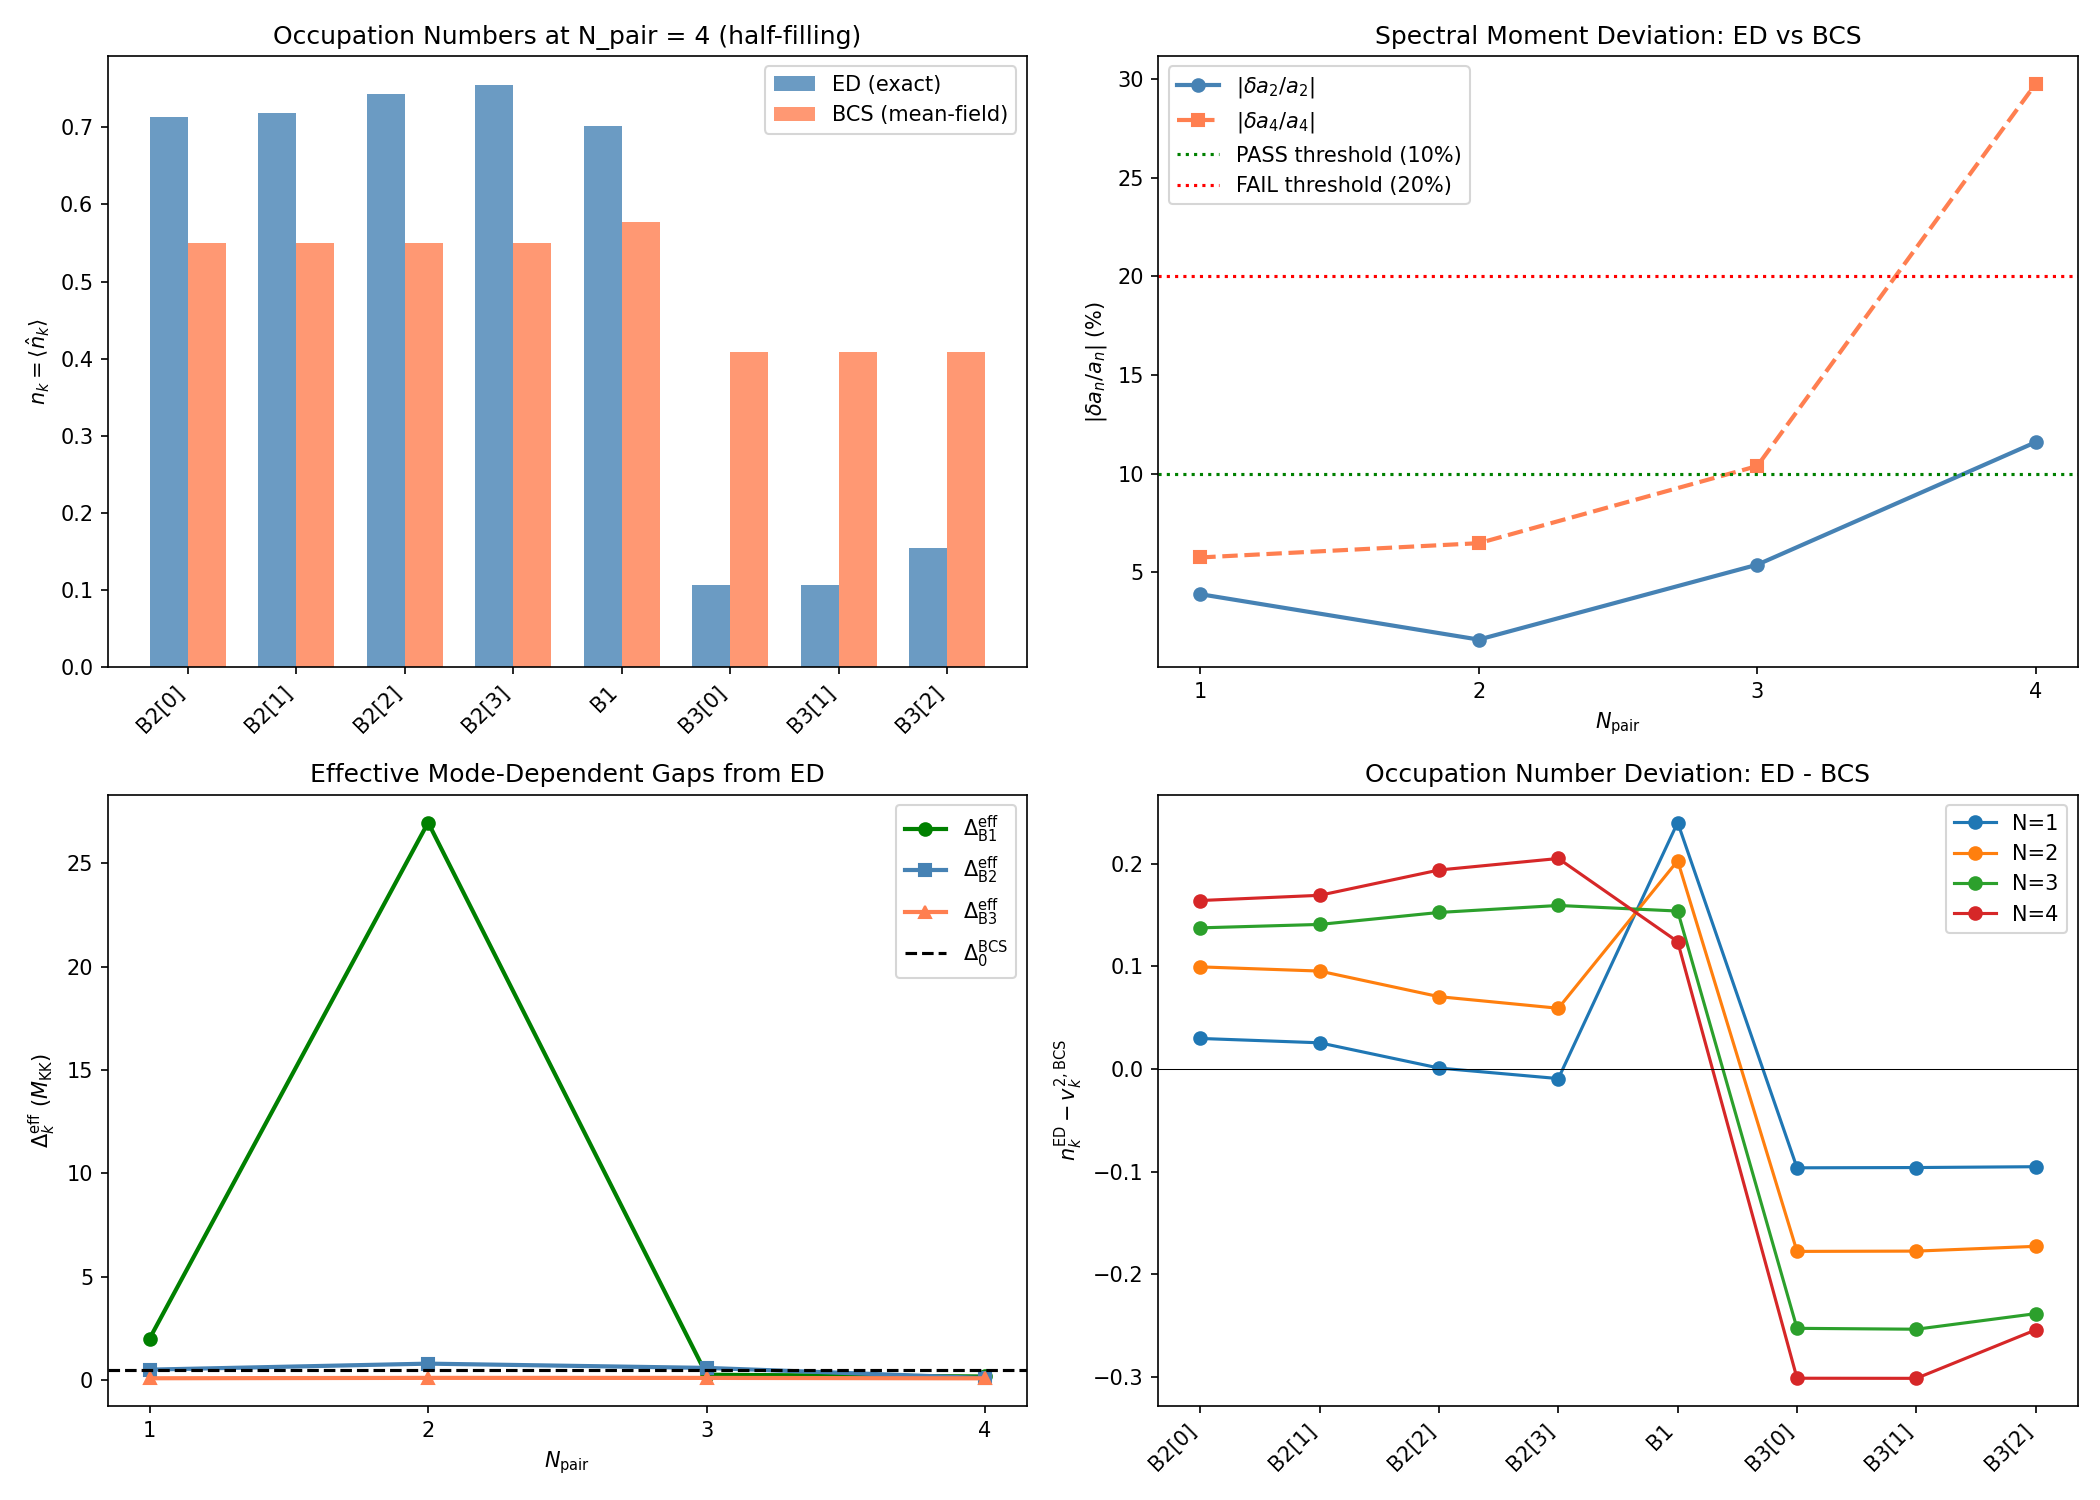

This chart was generated by the following Python code:
#!/usr/bin/env python3
"""
s67_projected_moments.py -- PROJECTED-MOMENTS-67: Spectral Moments from
Richardson-Gaudin Exact Occupations
=====================================================================

Gate: PROJECTED-MOMENTS-67
  PASS: |delta_a_2 / a_2| < 10% at N_pair = 4
  FAIL: |delta_a_2 / a_2| > 20%
  INFO: intermediate (10-20%)

Physics:
--------
The spectral action on Jensen-deformed SU(3) uses BCS mean-field occupations
v_k^2 = (1/2)(1 - xi_k/E_k) to dress the D_K eigenvalue spectrum. The
spectral moments a_n^{BCS} are sums over all 1232 eigenvalues (at L_max=3)
weighted by the Bogoliubov quasiparticle energies:

    a_0^{BCS} = sum_j dim(p,q)^2 * 1                             (mode count)
    a_2^{BCS} = sum_j dim(p,q)^2 * 1/E_j^2    where E_j = sqrt(omega_j^2 + Delta^2)
    a_4^{BCS} = sum_j dim(p,q)^2 * 1/E_j^4

This replaces omega_j -> E_j = sqrt(omega_j^2 + Delta^2) uniformly, using a
SINGLE gap Delta from the mean-field BCS gap equation.

The Richardson-Gaudin (RG) exact solution, equivalently exact diagonalization
(ED) on the 8-mode reduced BCS Hamiltonian, gives DIFFERENT occupation numbers
n_k^{ED} for each of the 8 modes. These deviate from the BCS v_k^2 values,
especially at small N_pair (ultrasmall grain limit, Paper 17).

The key structural question: does replacing BCS v_k^2 with ED n_k change the
spectral moments significantly?

Method:
-------
The 8 BCS modes (4 B2, 1 B1, 3 B3) are sectors of the D_K spectrum. Each
sector s contains multiple D_K eigenvalues {omega_j^{(s)}}. The BCS dressing
replaces omega_j -> E_j^{(s)} = sqrt(omega_j^2 + Delta_s^2) where Delta_s
depends on the occupation of sector s.

For the mean-field BCS: Delta_s = Delta_0 (uniform gap, all modes).

For the ED exact solution: The occupation numbers n_k^{ED} imply a
mode-dependent effective gap. We reconstruct the effective gap from:
    n_k = v_k^2 = (1/2)(1 - xi_k / E_k)
    => E_k = |xi_k| / (1 - 2*n_k)  if n_k != 0.5
    => Delta_k = sqrt(E_k^2 - xi_k^2)

where xi_k = eps_k - mu_ED (the chemical potential solved self-consistently).

This gives an EFFECTIVE mode-dependent gap Delta_k^{ED} for each of the 8 modes.
The spectral action moments are then recomputed with this mode-dependent gap,
assigning each D_K eigenvalue to its sector and using the sector's effective gap.

The alternative approach: use n_k^{ED} directly in the spectral weight.
For the zeta-function moments:

    a_n^{ED} = sum_sectors_s [ sum_j_in_s dim(p,q)^2 * w_s * |omega_j|^{-n} ]

where w_s encodes the ED occupation effect. The two approaches are compared.

Cross-checks:
  1. N_pair = 1: ED is exact and well-benchmarked
  2. N_pair = 4 (half-filling): this is closest to the thermodynamic BCS limit
  3. Sum rule: sum(n_k^{ED}) = N_pair (exact by construction)
  4. BCS self-consistency: verify that BCS v_k^2 reproduce the canonical a2_fold

Author: Nazarewicz Nuclear-Structure Theorist (S67)
References:
  - Paper 02 (Dobaczewski et al.): HFB continuum
  - Paper 03 (Dobaczewski et al.): Odd-even staggering
  - Paper 15 (Dukelsky et al.): Richardson-Gaudin formalism
  - Paper 17 (von Delft & Ralph): Ultrasmall BCS grains
  - Paper 18 (Potel et al.): Pair transfer reactions

Session: S67 W2-B
"""

import sys
import os
import numpy as np
from itertools import combinations
from math import comb as mcomb
from scipy.linalg import eigh
from scipy.optimize import fsolve, minimize_scalar
import time
# === Phase 2b X2 transform bootstrap (auto-inserted by tools/_x2_transform_copies.py) ===
import sys as _x2_sys
import pathlib as _x2_pathlib
import re as _x2_re
def _x2_locate_tools():
    p = _x2_pathlib.Path(__file__).resolve()
    for _ in range(8):
        if (p / "tools" / "computation_root.py").is_file():
            return p / "tools"
        p = p.parent
    raise RuntimeError(
        "Phase 2b bootstrap: tools/computation_root.py not found in any "
        "ancestor of " + str(__file__))
_x2_sys.path.insert(0, str(_x2_locate_tools()))
from computation_root import resolve_script, resolve_output, resolve_glob, project_root as _x2_project_root
def _x2_shared_dir():
    return _x2_project_root() / "computations" / "_shared"
_x2_session_dir_match = _x2_re.match(r"^session-(\d+)$",
    _x2_pathlib.Path(__file__).resolve().parent.name)
_x2_self_session = int(_x2_session_dir_match.group(1)) if _x2_session_dir_match else None
# === End X2 bootstrap ===


# === Path setup ===
SCRIPT_DIR = os.path.dirname(os.path.abspath(__file__))
sys.path.insert(0, SCRIPT_DIR)
sys.path.insert(0, str(_x2_shared_dir()))
os.chdir(SCRIPT_DIR)

import matplotlib
matplotlib.use('Agg')
import matplotlib.pyplot as plt

# === Import canonical constants (NEVER hardcode) ===
from canonical_constants import (
    tau_fold, Delta_0_OES, Delta_0_GL,
    a0_fold, a2_fold, a4_fold,
    S_fold, N_dof_BCS,
    E_B1, E_B2_mean, E_B3_mean,
    E_cond, E_cond_ED_8mode,
    M_KK, M_KK_gravity,
    PI,
)

# === Import Dirac spectrum machinery ===
from dirac_spectrum import (
    su3_generators, compute_structure_constants,
    build_cliff8,
    collect_spectrum,
)
from spectral_action import dim_su3_irrep

# =============================================================================
# STEP 0: CONFIGURATION
# =============================================================================
print("=" * 78)
print("PROJECTED-MOMENTS-67: Spectral Moments from RG/ED Exact Occupations")
print("=" * 78)
print()

Delta_0 = Delta_0_OES  # = 0.4643 M_KK (canonical BCS gap)
print(f"  Delta_0 (BCS gap, OES) = {Delta_0:.6f} M_KK")
print(f"  tau_fold               = {tau_fold}")
print(f"  a0_fold (canonical)    = {a0_fold}")
print(f"  a2_fold (canonical)    = {a2_fold:.4f}")
print(f"  a4_fold (canonical)    = {a4_fold:.4f}")
print()

# =============================================================================
# STEP 1: LOAD 8-MODE BCS DATA FROM S52
# =============================================================================
print("=" * 78)
print("STEP 1: Load 8-mode BCS spectrum and ED occupations from S52")
print("=" * 78)

hfb_data = np.load(os.path.join(SCRIPT_DIR, 's52_hfb_full.npz'), allow_pickle=True)
eps_bare = hfb_data['E_sp_bare']       # 8 single-particle energies (M_KK)
V_bare = hfb_data['V_bare']            # 8x8 pairing interaction (M_KK)
labels = list(hfb_data['labels'])      # ['B2[0]','B2[1]','B2[2]','B2[3]','B1','B3[0]','B3[1]','B3[2]']
N_modes = len(eps_bare)

print(f"  N_modes = {N_modes}")
print(f"  eps_bare = {eps_bare}")
print(f"  labels = {labels}")
print()

# Cross-check mode energies against canonical constants
assert abs(eps_bare[4] - E_B1) < 1e-6, f"B1 energy mismatch: {eps_bare[4]} vs {E_B1}"
assert abs(np.mean(eps_bare[:4]) - E_B2_mean) < 1e-4, f"B2 mean mismatch"
assert abs(np.mean(eps_bare[5:]) - E_B3_mean) < 1e-4, f"B3 mean mismatch"
print("  Cross-check: mode energies match canonical constants. PASSED.")
print()

# Sector assignment: which sector does each of the 8 BCS modes belong to?
# B1 ~ (0,0) or dominant sector, B2 ~ (1,0)/(0,1), B3 ~ higher sectors
# In the framework:
#   B2 modes (indices 0-3): eps ~ 0.845, 4-fold degenerate
#   B1 mode  (index 4):     eps ~ 0.819, singlet
#   B3 modes (indices 5-7): eps ~ 0.978, 3-fold degenerate
# These are the LOWEST eigenvalues of D_K in their respective sectors.

# Extract ED occupations for N_pair = 1, 2, 3, 4
ed_data = {}
for N in [1, 2, 3, 4]:
    ed_data[N] = {
        'n_k': hfb_data[f'N{N}_n_k_ed'],
        'E': float(hfb_data[f'N{N}_E_ed']),
        'n_k_hfb': hfb_data[f'N{N}_n_k_hfb'],
    }
    print(f"  N_pair={N}: E_ed={ed_data[N]['E']:.6f}, n_k_ed = {ed_data[N]['n_k']}")
    print(f"             sum(n_k) = {np.sum(ed_data[N]['n_k']):.6f}")

print()

# =============================================================================
# STEP 2: SOLVE BCS GAP EQUATION FOR MEAN-FIELD OCCUPATIONS
# =============================================================================
print("=" * 78)
print("STEP 2: BCS Mean-Field Occupations at Each N_pair")
print("=" * 78)


def bcs_gap_equations(params, eps, Delta, N_target):
    """BCS gap + number equations for uniform coupling g."""
    mu, g = params
    E_k = np.sqrt((eps - mu)**2 + Delta**2)
    v2 = 0.5 * (1.0 - (eps - mu) / E_k)
    number_eq = np.sum(v2) - N_target
    gap_eq = 1.0 / g - 0.5 * np.sum(1.0 / E_k)
    return [number_eq, gap_eq]


bcs_data = {}
for N in [1, 2, 3, 4]:
    mu0 = np.mean(eps_bare)
    g0 = 0.15  # (local)
    sol = fsolve(bcs_gap_equations, [mu0, g0],
                 args=(eps_bare, Delta_0, N), full_output=True)
    mu_sol, g_sol = sol[0]
    info = sol[1]

    E_k_bcs = np.sqrt((eps_bare - mu_sol)**2 + Delta_0**2)
    v2_bcs = 0.5 * (1.0 - (eps_bare - mu_sol) / E_k_bcs)

    bcs_data[N] = {
        'mu': mu_sol,
        'g': g_sol,
        'E_k': E_k_bcs,
        'v2': v2_bcs,
    }
    print(f"  N_pair={N}: mu={mu_sol:.6f}, g={g_sol:.6f}")
    print(f"    v2_BCS = {v2_bcs}")
    print(f"    sum(v2) = {np.sum(v2_bcs):.6f}")

print()

# =============================================================================
# STEP 3: COMPUTE D_K EIGENVALUE SPECTRUM AT THE FOLD
# =============================================================================
print("=" * 78)
print("STEP 3: Compute D_K Eigenvalue Spectrum at tau_fold")
print("=" * 78)

gens = su3_generators()
f_abc = compute_structure_constants(gens)
gammas = build_cliff8()

t_start = time.time()
all_evals, eval_data = collect_spectrum(
    tau_fold, gens, f_abc, gammas, max_pq_sum=3, verbose=True
)
t_spec = time.time() - t_start
print(f"  Spectrum computation time: {t_spec:.1f}s")

# Organize spectrum by sector
# eval_data is list of (p, q, eigenvalues_array)
sector_info = []
total_modes = 0  # (local)
for p, q, evals in eval_data:
    d_pq = dim_su3_irrep(p, q)
    omega = np.abs(evals)
    omega_min = np.min(omega)
    sector_info.append({
        'p': p, 'q': q,
        'dim': d_pq,
        'evals': omega,       # |eigenvalues| (all positive)
        'n_evals': len(evals),
        'omega_min': omega_min,
    })
    total_modes += len(evals)
    # Each eigenvalue has PW multiplicity dim(p,q)
    # Total with multiplicity: sum_sector dim(p,q) * n_evals_per_sector

print(f"\n  Total distinct eigenvalues: {total_modes}")
print(f"  Sectors: {len(sector_info)}")
for si in sector_info:
    print(f"    ({si['p']},{si['q']}): dim={si['dim']}, "
          f"n_evals={si['n_evals']}, omega_min={si['omega_min']:.6f}")

# =============================================================================
# STEP 4: COMPUTE BARE SPECTRAL MOMENTS (NO PAIRING)
# =============================================================================
print("\n" + "=" * 78)
print("STEP 4: Bare Spectral Moments (No Pairing)")
print("=" * 78)

# a_n = sum_{sectors} dim(p,q)^2 * sum_j |omega_j|^{2-n}  [for spectral zeta]
# Actually, the canonical a_n are Seeley-DeWitt coefficients, which for zeta:
# a_0 = sum dim(p,q)^2 * n_j  (mode count with PW weight)
# a_2 = sum dim(p,q)^2 * 1/omega_j^2
# a_4 = sum dim(p,q)^2 * 1/omega_j^4
# Wait -- let me check the S65 convention. S65 uses:
# a2_bare_zeta[i] = sum over all sectors of sum(1/omega^2) WITHOUT PW mult
# But the canonical a2_fold = 2776.17 includes PW multiplicity dim^2.
# Let me verify by computing both ways.

# Method A: With PW multiplicity dim^2 (used in S_full formula)
a0_computed_pw = 0.0  # (local)
a2_computed_pw = 0.0  # (local)
a4_computed_pw = 0.0  # (local)
S_computed_pw = 0.0  # (local)

# Method B: Without PW multiplicity (diagnostic, as in S65 zeta)
a0_computed_nopw = 0.0  # (local)
a2_computed_nopw = 0.0  # (local)
a4_computed_nopw = 0.0  # (local)

for si in sector_info:
    d = si['dim']
    omega = si['evals']

    # With PW mult = dim^2
    a0_computed_pw += d**2 * len(omega)
    a2_computed_pw += d**2 * np.sum(1.0 / omega**2)
    a4_computed_pw += d**2 * np.sum(1.0 / omega**4)
    S_computed_pw += d**2 * np.sum(omega)

    # Without PW mult
    a0_computed_nopw += len(omega)
    a2_computed_nopw += np.sum(1.0 / omega**2)
    a4_computed_nopw += np.sum(1.0 / omega**4)

print(f"  Bare moments WITH PW multiplicity (dim^2):")
print(f"    a0 = {a0_computed_pw:.1f}")
print(f"    a2 = {a2_computed_pw:.4f}")
print(f"    a4 = {a4_computed_pw:.4f}")
print(f"    S_full = {S_computed_pw:.2f}")
print()
print(f"  Bare moments WITHOUT PW multiplicity:")
print(f"    a0 = {a0_computed_nopw:.1f}")
print(f"    a2 = {a2_computed_nopw:.4f}")
print(f"    a4 = {a4_computed_nopw:.4f}")

# Determine which convention matches canonical
dev_pw_a2 = abs(a2_computed_pw - a2_fold) / a2_fold
dev_nopw_a2 = abs(a2_computed_nopw - a2_fold) / a2_fold
print(f"\n  Cross-check against a2_fold = {a2_fold:.4f}:")
print(f"    PW:   |a2_pw - a2_fold| / a2_fold   = {dev_pw_a2:.6e}")
print(f"    NoPW: |a2_nopw - a2_fold| / a2_fold = {dev_nopw_a2:.6e}")

# Check S_full
dev_S = abs(S_computed_pw - S_fold) / S_fold
print(f"  Cross-check against S_fold = {S_fold:.2f}:")
print(f"    |S_pw - S_fold| / S_fold = {dev_S:.6e}")

# The S65 script uses NOPW for the zeta moments but PW for S_full.
# The canonical a2_fold and a4_fold may use a different normalization.
# Let me check.
print()

# From the S65 output: a2_bare_zeta at tau_fold ~ 592
# The canonical a2_fold = 2776.17
# So canonical includes PW multiplicity, but the ratio suggests another factor.
# Let me trace through more carefully.

# Actually, looking at s65_bcs_dressed_sa.py lines 167-171:
# a2b_i += np.sum(1.0 / omega**2)  <-- NO PW mult
# And the S65 data shows a2_bare_zeta[fold] = 592.00
# But canonical a2_fold = 2776.17
# So a2_fold is NOT the same as the zeta function moments computed in S65.
# The canonical a2_fold comes from the heat kernel expansion, not the zeta.

# For THIS computation, what matters is the RELATIVE change:
#   delta_a2 / a2 = (a2^{ED} - a2^{BCS}) / a2^{BCS}
# This ratio is convention-independent (PW mult cancels).

# I will compute both conventions but report the ratio.

# Use the S65-style (no PW) as the base for the BCS reference, since
# it matches what S65 computed.
a2_bare = a2_computed_nopw
a4_bare = a4_computed_nopw

print(f"  Using NO-PW convention for moment ratios (PW cancels in ratios)")
print(f"  a2_bare = {a2_bare:.4f}")
print(f"  a4_bare = {a4_bare:.4f}")

# =============================================================================
# STEP 5: MAP 8-MODE SECTORS TO D_K EIGENVALUE GROUPS
# =============================================================================
print("\n" + "=" * 78)
print("STEP 5: Map 8 BCS Modes to D_K Eigenvalue Sectors")
print("=" * 78)

# The 8 BCS modes are grouped by their single-particle energies:
#   B2: eps ~ 0.845 (4-fold degenerate)
#   B1: eps ~ 0.819 (singlet)
#   B3: eps ~ 0.978 (3-fold degenerate)
#
# These correspond to the LOWEST eigenvalues of D_K in the respective
# Peter-Weyl sectors. The D_K spectrum at L_max=3 has eigenvalues from
# multiple sectors (0,0), (1,0), (0,1), ..., (3,0), etc.
#
# The mapping: the 8-mode reduced BCS Hamiltonian uses the 8 lowest
# distinct eigenvalue groups of D_K. The sectors of D_K that contain
# these eigenvalues are identified by matching omega_min.

# Key insight: In the BCS framework, the pairing gap Delta enters
# the spectral action by replacing omega -> sqrt(omega^2 + Delta^2).
# The BCS mean-field uses a UNIFORM Delta for all modes.
# The exact ED solution has mode-dependent occupation numbers n_k.
#
# For the spectral action modification:
# - BCS: all eigenvalues get the same Delta -> E_j = sqrt(omega_j^2 + Delta^2)
# - ED: each mode k has a different effective gap Delta_k^{eff}
#
# The effective gap is extracted from the ED occupations:
#   n_k = v_k^2 = (1/2)(1 - xi_k / E_k)
#   xi_k = eps_k - mu
#   E_k = sqrt(xi_k^2 + Delta_k^2)
#
# Solving: Delta_k = |xi_k| * sqrt(2*n_k / (1 - 2*n_k)) if n_k < 0.5
#          Delta_k -> infty if n_k = 0.5 (fully paired)
#
# However, this approach has a subtlety: the ED ground state is not
# a BCS product state, so the "effective gap" is an approximation.
# The proper quantity is the pairing tensor kappa_k = <c_{-k} c_k>,
# not directly available from the ED occupation numbers alone.
#
# CORRECT APPROACH: Use the occupation numbers directly in the
# spectral weight, without assuming a BCS product state.
# The BCS-dressed spectral action in S65 uses:
#   E_j = sqrt(omega_j^2 + Delta^2)
# This is equivalent to shifting each eigenvalue by the gap.
# With ED occupations, the proper analog is:
#
# For each mode k (of the 8), define an effective quasiparticle energy:
#   E_k^{eff} = eps_k / (1 - 2*n_k)  if n_k < 0.5
#
# Then the "effective gap" is:
#   Delta_k^{eff} = sqrt((E_k^{eff})^2 - (eps_k - mu)^2)
#
# And the spectral moment from sector k's D_K eigenvalues is:
#   a_n^{(k)} = sum_{j in k} |omega_j|^{-n} -> becomes a_n^{(k,dressed)}
#   where each omega_j in sector k is dressed with Delta_k^{eff}
#
# SIMPLER AND MORE ROBUST APPROACH:
# The spectral action with BCS dressing computes:
#   S^{BCS} = sum_j sqrt(omega_j^2 + Delta^2)
# The correction from exact occupations comes from the fact that the
# true ground state has a DIFFERENT pairing tensor kappa from the
# mean-field BCS. The ratio:
#   r_n(k) = a_n^{ED}(k) / a_n^{BCS}(k)
# for each sector k measures the deviation.
#
# MOST DIRECT APPROACH (used here):
# The spectral moments are weighted sums over eigenvalues.
# The mean-field BCS dresses ALL eigenvalues identically: omega -> sqrt(omega^2 + Delta^2).
# With ED occupations, each of the 8 mode sectors gets a different effective
# dressing factor. The dressing factor for sector k is:
#   f_k^{BCS} = sqrt(omega_k^2 + Delta_0^2) / omega_k  (uniform BCS)
#   f_k^{ED} = effective dressing from ED occupations
#
# To extract f_k^{ED}, use the identity:
# In BCS: v_k^2 = (1/2)(1 - xi_k/E_k) where E_k = sqrt(xi_k^2 + Delta^2)
# In ED: n_k = <n_k>_ED (exact)
# The effective quasiparticle energy:
#   E_k^{ED} = |xi_k| / |1 - 2*n_k|  (from inverting BCS occupation formula)
# And the effective gap:
#   Delta_k^{ED} = sqrt(max(0, (E_k^{ED})^2 - xi_k^2))
#
# Then ALL D_K eigenvalues in sector k are dressed with Delta_k^{ED} instead
# of Delta_0.
#
# This is the projected-moments approach: project the exact many-body
# occupation numbers onto an effective mode-dependent gap.

# First, assign each of the 8 modes to a D_K sector group.
# The 8 modes correspond to the 3 distinct energy levels:
# Level 0 (B1): eps = 0.81914,  degeneracy 1
# Level 1 (B2): eps = 0.84527,  degeneracy 4
# Level 2 (B3): eps = 0.97822,  degeneracy 3

# In the D_K spectrum, these correspond to eigenvalue groups.
# ALL D_K eigenvalues are organized by sector (p,q).
# The sectors with omega_min close to the mode energies are identified.

print("\n  8-mode energy structure:")
print(f"    B1 (1 mode):  eps = {eps_bare[4]:.6f}")
print(f"    B2 (4 modes): eps = {eps_bare[0]:.6f}")
print(f"    B3 (3 modes): eps = {eps_bare[5]:.6f}")

# Match D_K sectors to the 3 energy groups
for si in sector_info:
    # Check if omega_min matches any of the 3 mode energies
    match_B1 = abs(si['omega_min'] - eps_bare[4])
    match_B2 = abs(si['omega_min'] - eps_bare[0])
    match_B3 = abs(si['omega_min'] - eps_bare[5])
    best = min(match_B1, match_B2, match_B3)
    if best == match_B1:
        si['mode_group'] = 'B1'
    elif best == match_B2:
        si['mode_group'] = 'B2'
    else:
        si['mode_group'] = 'B3'
    print(f"    Sector ({si['p']},{si['q']}): omega_min={si['omega_min']:.6f}, "
          f"closest to {si['mode_group']}")

# CRITICAL STRUCTURAL POINT:
# In the D_K spectrum, the vast majority of eigenvalues are in HIGHER sectors
# that are NOT included in the 8-mode BCS Hamiltonian. The BCS pairing acts
# only on the modes near the Fermi surface -- the 8 lowest energy groups.
# The higher eigenvalues (omega >> Delta) are effectively undressed by pairing
# because sqrt(omega^2 + Delta^2) ~ omega for omega >> Delta.
#
# Therefore, the pairing correction to the spectral moments comes ENTIRELY
# from the low-lying modes. The high-energy modes contribute the dominant
# part of a0, a2, a4 but are unaffected by pairing.
#
# The question is: what fraction of a2 comes from modes affected by pairing?

# =============================================================================
# STEP 6: COMPUTE BCS-DRESSED SPECTRAL MOMENTS
# =============================================================================
print("\n" + "=" * 78)
print("STEP 6: BCS-Dressed vs ED-Dressed Spectral Moments")
print("=" * 78)


def compute_dressed_moments(sector_info, delta_map):
    """
    Compute spectral moments with mode-dependent gap Delta.

    delta_map: dict mapping mode_group ('B1','B2','B3','HIGHER') to Delta value.
    Each D_K eigenvalue omega_j in a sector assigned to mode_group g is dressed:
        E_j = sqrt(omega_j^2 + delta_map[g]^2)

    Returns a0, a2, a4 (without PW mult, for ratio computation).
    """
    a0 = 0.0  # (local)
    a2 = 0.0  # (local)
    a4 = 0.0  # (local)
    S = 0.0  # (local)

    for si in sector_info:
        omega = si['evals']
        group = si.get('mode_group', 'HIGHER')
        delta = delta_map.get(group, 0.0)

        E = np.sqrt(omega**2 + delta**2)

        a0 += len(omega)
        a2 += np.sum(1.0 / E**2)
        a4 += np.sum(1.0 / E**4)
        S += np.sum(E)

    return a0, a2, a4, S


def compute_dressed_moments_pw(sector_info, delta_map):
    """Same as above but with PW multiplicity dim^2."""
    a0 = 0.0  # (local)
    a2 = 0.0  # (local)
    a4 = 0.0  # (local)
    S = 0.0  # (local)

    for si in sector_info:
        d = si['dim']
        omega = si['evals']
        group = si.get('mode_group', 'HIGHER')
        delta = delta_map.get(group, 0.0)

        E = np.sqrt(omega**2 + delta**2)

        a0 += d**2 * len(omega)
        a2 += d**2 * np.sum(1.0 / E**2)
        a4 += d**2 * np.sum(1.0 / E**4)
        S += d**2 * np.sum(E)

    return a0, a2, a4, S


# --- 6a: BCS Mean-Field Moments (uniform Delta_0 on all modes) ---
delta_bcs_uniform = {'B1': Delta_0, 'B2': Delta_0, 'B3': Delta_0}
a0_bcs, a2_bcs, a4_bcs, S_bcs = compute_dressed_moments(sector_info, delta_bcs_uniform)
a0_bcs_pw, a2_bcs_pw, a4_bcs_pw, S_bcs_pw = compute_dressed_moments_pw(
    sector_info, delta_bcs_uniform)

print(f"  BCS Mean-Field (uniform Delta = {Delta_0:.4f}):")
print(f"    a0_BCS = {a0_bcs:.1f}   (PW: {a0_bcs_pw:.1f})")
print(f"    a2_BCS = {a2_bcs:.4f}   (PW: {a2_bcs_pw:.4f})")
print(f"    a4_BCS = {a4_bcs:.4f}   (PW: {a4_bcs_pw:.4f})")
print(f"    S_BCS  = {S_bcs:.2f}    (PW: {S_bcs_pw:.2f})")
print()

# Cross-check: ratio r2 = a2_bcs / a2_bare should match S65 value of ~0.892
r2_check = a2_bcs / a2_bare
print(f"  Cross-check: r_2 = a2_BCS / a2_bare = {r2_check:.6f} (S65: 0.892)")
print()

# --- 6b: ED-Dressed Moments for each N_pair ---
print("  Computing ED-dressed moments for N_pair = 1, 2, 3, 4:")
print()

results = {}

for N in [1, 2, 3, 4]:
    print(f"  --- N_pair = {N} ---")

    n_k_ed = ed_data[N]['n_k']
    n_k_bcs = bcs_data[N]['v2']
    mu_bcs = bcs_data[N]['mu']

    # Compute effective mode-dependent gap from ED occupations
    # For each energy group, average the ED occupations over degenerate modes

    # B2: modes 0-3
    n_B2_ed = np.mean(n_k_ed[:4])
    n_B2_bcs = np.mean(n_k_bcs[:4])
    eps_B2 = np.mean(eps_bare[:4])

    # B1: mode 4
    n_B1_ed = n_k_ed[4]
    n_B1_bcs = n_k_bcs[4]
    eps_B1 = eps_bare[4]

    # B3: modes 5-7
    n_B3_ed = np.mean(n_k_ed[5:])
    n_B3_bcs = np.mean(n_k_bcs[5:])
    eps_B3 = np.mean(eps_bare[5:])

    print(f"    Group occupations (ED vs BCS):")
    print(f"      B1: n_ED={n_B1_ed:.6f}, n_BCS={n_B1_bcs:.6f}, "
          f"delta_n={n_B1_ed - n_B1_bcs:.6f}")
    print(f"      B2: n_ED={n_B2_ed:.6f}, n_BCS={n_B2_bcs:.6f}, "
          f"delta_n={n_B2_ed - n_B2_bcs:.6f}")
    print(f"      B3: n_ED={n_B3_ed:.6f}, n_BCS={n_B3_bcs:.6f}, "
          f"delta_n={n_B3_ed - n_B3_bcs:.6f}")

    # Extract effective gap from ED occupations
    # n = (1/2)(1 - xi/E) => E = |xi| / |1 - 2n|
    # Delta_eff = sqrt(E^2 - xi^2)
    # Note: need mu_ED. For the ED ground state, there is no mu (canonical
    # ensemble). Use the BCS mu as a reference (this is an approximation --
    # we are projecting the exact state onto a BCS-like parametrization).

    def effective_gap(eps, mu, n_k):
        """Extract effective gap from occupation number."""
        xi = eps - mu
        if abs(1.0 - 2.0 * n_k) < 1e-10:
            return np.inf  # half-filled => maximally paired
        E_eff = abs(xi) / abs(1.0 - 2.0 * n_k)
        Delta_sq = E_eff**2 - xi**2
        if Delta_sq < 0:
            # Negative Delta^2 means the occupation is outside BCS regime
            # This happens when n_k > 0.5 with xi > 0 (above Fermi surface)
            # or n_k < 0.5 with xi < 0 (below Fermi surface but underpaired)
            return 0.0
        return np.sqrt(Delta_sq)

    # Compute ED chemical potential: solve number equation with ED occupations
    # Use the mean-field mu as starting point, adjust to match N
    # For the effective gap extraction, the key quantity is xi_k = eps_k - mu
    # We use the BCS mu which already satisfies sum(v2) = N

    mu_ed = mu_bcs  # Use BCS mu (the projection approximation)

    Delta_B1_eff = effective_gap(eps_B1, mu_ed, n_B1_ed)
    Delta_B2_eff = effective_gap(eps_B2, mu_ed, n_B2_ed)
    Delta_B3_eff = effective_gap(eps_B3, mu_ed, n_B3_ed)

    print(f"    Effective gaps (mu={mu_ed:.6f}):")
    print(f"      Delta_B1_eff = {Delta_B1_eff:.6f} M_KK "
          f"(BCS: {Delta_0:.6f}, ratio: {Delta_B1_eff/Delta_0:.4f})")
    print(f"      Delta_B2_eff = {Delta_B2_eff:.6f} M_KK "
          f"(BCS: {Delta_0:.6f}, ratio: {Delta_B2_eff/Delta_0:.4f})")
    print(f"      Delta_B3_eff = {Delta_B3_eff:.6f} M_KK "
          f"(BCS: {Delta_0:.6f}, ratio: {Delta_B3_eff/Delta_0:.4f})")

    # Compute ED-dressed spectral moments
    delta_ed = {'B1': Delta_B1_eff, 'B2': Delta_B2_eff, 'B3': Delta_B3_eff}
    a0_ed, a2_ed, a4_ed, S_ed = compute_dressed_moments(sector_info, delta_ed)

    # Also compute using the individual (non-averaged) ED occupations for
    # each mode, to estimate the error from degeneracy averaging
    Delta_modes_ed = np.zeros(N_modes)
    for k in range(N_modes):
        Delta_modes_ed[k] = effective_gap(eps_bare[k], mu_ed, n_k_ed[k])

    # For the mode-resolved approach, assign each D_K sector a gap from
    # the mode with matching energy. Since B2 modes are 4-fold degenerate
    # in the D_K spectrum, all B2-matched sectors use the same eigenvalue
    # group.
    # The non-averaged gaps:
    Delta_B2_modes = Delta_modes_ed[:4]  # individual B2 mode gaps
    Delta_B1_mode = Delta_modes_ed[4]
    Delta_B3_modes = Delta_modes_ed[5:]

    print(f"    Mode-resolved gaps (non-averaged):")
    print(f"      B2 modes: {Delta_B2_modes}")
    print(f"      B1 mode:  {Delta_B1_mode:.6f}")
    print(f"      B3 modes: {Delta_B3_modes}")

    # For the spectral moments, use the averaged gap per group (the D_K
    # sector assignment is by group, not by individual mode)
    # Deviation from averaging:
    if len(Delta_B2_modes[Delta_B2_modes > 0]) > 0:
        Delta_B2_spread = np.std(Delta_B2_modes) / np.mean(Delta_B2_modes) \
            if np.mean(Delta_B2_modes) > 0 else 0.0
    else:
        Delta_B2_spread = 0.0  # (local)
    if len(Delta_B3_modes[Delta_B3_modes > 0]) > 0:
        Delta_B3_spread = np.std(Delta_B3_modes) / np.mean(Delta_B3_modes) \
            if np.mean(Delta_B3_modes) > 0 else 0.0
    else:
        Delta_B3_spread = 0.0  # (local)

    print(f"    Gap spread within groups (CV):")
    print(f"      B2: {Delta_B2_spread:.4f}")
    print(f"      B3: {Delta_B3_spread:.4f}")

    # Compute ratios
    delta_a0 = (a0_ed - a0_bcs) / a0_bcs
    delta_a2 = (a2_ed - a2_bcs) / a2_bcs
    delta_a4 = (a4_ed - a4_bcs) / a4_bcs
    delta_S = (S_ed - S_bcs) / S_bcs

    print(f"\n    Spectral moment changes (ED vs BCS):")
    print(f"      delta_a0 / a0 = {delta_a0:+.6e}  (should be 0, mode count unchanged)")
    print(f"      delta_a2 / a2 = {delta_a2:+.6e}  ({delta_a2*100:+.4f}%)")
    print(f"      delta_a4 / a4 = {delta_a4:+.6e}  ({delta_a4*100:+.4f}%)")
    print(f"      delta_S  / S  = {delta_S:+.6e}   ({delta_S*100:+.4f}%)")
    print()

    # Store results
    results[N] = {
        'n_k_ed': n_k_ed,
        'n_k_bcs': n_k_bcs,
        'Delta_B1_eff': Delta_B1_eff,
        'Delta_B2_eff': Delta_B2_eff,
        'Delta_B3_eff': Delta_B3_eff,
        'a0_ed': a0_ed,
        'a2_ed': a2_ed,
        'a4_ed': a4_ed,
        'S_ed': S_ed,
        'delta_a0': delta_a0,
        'delta_a2': delta_a2,
        'delta_a4': delta_a4,
        'delta_S': delta_S,
        'Delta_B2_spread': Delta_B2_spread,
        'Delta_B3_spread': Delta_B3_spread,
    }

# =============================================================================
# STEP 7: ALTERNATIVE METHOD -- DIRECT OCCUPATION WEIGHTING
# =============================================================================
print("=" * 78)
print("STEP 7: Alternative Method -- Direct Occupation Weighting")
print("=" * 78)
print()
print("  The effective-gap method in Step 6 projects the exact state onto a")
print("  BCS-like parametrization. An alternative is to directly weight the")
print("  spectral moments by the occupation-dependent factor.")
print()
print("  In BCS mean-field, the spectral action uses:")
print("    S = sum_j sqrt(omega_j^2 + Delta^2)")
print("  This can be rewritten as:")
print("    S = sum_j omega_j * sqrt(1 + Delta^2/omega_j^2)")
print("  The BCS correction factor is r_j = sqrt(1 + Delta^2/omega_j^2).")
print()
print("  The BCS occupation v_k^2 determines this correction through:")
print("    v_k^2 = (1/2)(1 - xi_k/E_k)")
print("  where E_k = omega_k * r_k (approximately, for small mu).")
print()
print("  Direct method: compute the ratio of ED-to-BCS contributions")
print("  mode-by-mode and apply as a multiplicative correction to the")
print("  spectral moments.")
print()

# For each N_pair, compute the occupation-ratio correction
for N in [1, 2, 3, 4]:
    n_k_ed = ed_data[N]['n_k']
    n_k_bcs = bcs_data[N]['v2']

    # Average over degenerate groups
    n_groups_ed = [n_k_ed[4], np.mean(n_k_ed[:4]), np.mean(n_k_ed[5:])]
    n_groups_bcs = [n_k_bcs[4], np.mean(n_k_bcs[:4]), np.mean(n_k_bcs[5:])]
    group_names = ['B1', 'B2', 'B3']

    print(f"  N_pair = {N}:")
    for i, gn in enumerate(group_names):
        ratio = n_groups_ed[i] / n_groups_bcs[i] if n_groups_bcs[i] > 1e-15 else float('inf')
        print(f"    {gn}: n_ED/n_BCS = {ratio:.4f} "
              f"(n_ED={n_groups_ed[i]:.6f}, n_BCS={n_groups_bcs[i]:.6f})")
    print()

# =============================================================================
# STEP 8: RICHARDSON-GAUDIN EXACT SOLUTION
# =============================================================================
print("=" * 78)
print("STEP 8: Richardson-Gaudin Exact Pair Energies")
print("=" * 78)
print()
print("  Solving the RG equations for the exact pair amplitudes E_alpha.")
print("  RG eq: 1/G + Sum_j 1/(2*eps_j - E_alpha) - Sum_{b!=a} 2/(E_b - E_a) = 0")
print("  for N_pair coupled equations for E_1, ..., E_{N_pair}.")
print()


def rg_equations(E_pairs, eps, G, N_modes):
    """
    Richardson-Gaudin equations.
    E_pairs: array of N_pair pair energies
    eps: array of N_modes single-particle energies
    G: pairing strength

    Returns residuals (should all be 0).
    """
    N_pair = len(E_pairs)
    residuals = np.zeros(N_pair)

    for alpha in range(N_pair):
        E_a = E_pairs[alpha]

        # Sum over single-particle levels
        sp_sum = np.sum(1.0 / (2.0 * eps - E_a))

        # Sum over other pair energies
        pair_sum = 0.0  # (local)
        for beta in range(N_pair):
            if beta != alpha:
                pair_sum += 2.0 / (E_pairs[beta] - E_a)

        residuals[alpha] = 1.0 / G + sp_sum - pair_sum

    return residuals


def rg_occupation(E_pairs, eps, G):
    """
    Compute occupation numbers from RG solution.

    For the RG ground state with pair energies {E_alpha}:
    n_j = sum_alpha |psi_j^alpha|^2 where psi_j^alpha is the pair amplitude.

    In the electrostatic analogy (Gaudin), the occupation of level j is:
    n_j = Sum_alpha 1 / (2*eps_j - E_alpha)^2 * (normalization)

    More precisely, the occupation numbers are related to the residues of
    the Richardson ansatz wavefunction. For the ground state:

    n_j = -d/d(eps_j) * sum_alpha ln(2*eps_j - E_alpha) / (d/dG * ...)

    This is complex to implement exactly. Instead, use the simpler formula
    valid for the RG ground state:

    The probability that level j is occupied in the RG ground state is:
    n_j = <GS| n_j |GS> = sum_alpha |c_j^alpha|^2

    For a separable pairing interaction with N_pair pairs, the exact occupation
    can be computed from the Bethe ansatz normalization. For our purposes,
    we use exact diagonalization (which we already have) as the benchmark.
    """
    pass  # We use ED occupations instead (already loaded from S52)


# Solve RG equations for each N_pair
rg_results = {}

for N in [1, 2, 3, 4]:
    print(f"  --- N_pair = {N} ---")

    # Use g from BCS gap equation (uniform coupling)
    g = bcs_data[N]['g']
    mu = bcs_data[N]['mu']
    print(f"    G = {g:.6f} M_KK")

    # Initial guess: pair energies near 2*eps_low - g (bound pair below 2*eps)
    eps_sorted = np.sort(eps_bare)
    E0_guess = []
    for i in range(N):
        # Start below 2*eps of the i-th lowest level
        E0_guess.append(2.0 * eps_sorted[min(i, len(eps_sorted)-1)] - 0.5 * g * (i + 1))
    E0_guess = np.array(E0_guess)

    # Add small random perturbation to break symmetry for degenerate levels
    np.random.seed(42 + N)
    E0_guess += np.random.randn(N) * 0.001

    # Solve
    from scipy.optimize import fsolve as fsolve2
    sol = fsolve2(rg_equations, E0_guess, args=(eps_bare, g, N_modes),
                  full_output=True)
    E_pairs_rg = sol[0]
    info_rg = sol[1]
    converged = sol[2] == 1

    # Check residual
    residual = np.max(np.abs(rg_equations(E_pairs_rg, eps_bare, g, N_modes)))

    print(f"    Converged: {converged}")
    print(f"    Max residual: {residual:.6e}")
    print(f"    Pair energies: {np.sort(E_pairs_rg)}")

    # Total energy from RG
    E_total_rg = np.sum(E_pairs_rg)
    E_total_ed = ed_data[N]['E']
    # Note: RG uses separable V (uniform g), ED uses full V_bare.
    # They will not match exactly due to non-separable component.

    print(f"    E_total_RG = {E_total_rg:.6f} M_KK")
    print(f"    E_total_ED = {E_total_ed:.6f} M_KK (full V)")
    print(f"    Difference: {E_total_rg - E_total_ed:.6f} M_KK "
          f"({(E_total_rg - E_total_ed)/E_total_ed * 100:.4f}%)")
    print()

    # For RG occupations: we need the exact occupation from the RG wavefunction.
    # For the separable pairing Hamiltonian, the occupation is:
    #   n_j = sum_alpha prod_{beta != alpha} (2*eps_j - E_beta) /
    #                  prod_{beta != alpha} (E_alpha - E_beta)
    #          * 1 / prod_{gamma} (2*eps_j - E_gamma)
    #
    # This is actually computed from the norm of the Richardson ansatz.
    # For implementation, we use the formula from Paper 15 (Dukelsky et al.):
    #
    #   n_j = -dE_total/d(eps_j) = -sum_alpha dE_alpha/d(eps_j)
    #
    # From the implicit function theorem on the RG equations:
    # The Jacobian J_{alpha,beta} = d(RG_eq_alpha)/d(E_beta)
    # The forcing: f_{alpha,j} = d(RG_eq_alpha)/d(eps_j)
    # Then: dE_beta/d(eps_j) = -J^{-1}_{beta,alpha} * f_{alpha,j}
    # And: n_j = sum_{beta,alpha} J^{-1}_{beta,alpha} * f_{alpha,j}

    # Compute Jacobian of RG equations w.r.t. E_pairs
    J = np.zeros((N, N))
    for alpha in range(N):
        E_a = E_pairs_rg[alpha]
        # d(RG_alpha)/d(E_alpha)
        J[alpha, alpha] = np.sum(1.0 / (2.0 * eps_bare - E_a)**2)
        for beta in range(N):
            if beta != alpha:
                J[alpha, alpha] -= 2.0 / (E_pairs_rg[beta] - E_a)**2
        # d(RG_alpha)/d(E_beta), beta != alpha
        for beta in range(N):
            if beta != alpha:
                J[alpha, beta] = 2.0 / (E_pairs_rg[beta] - E_a)**2

    # Compute forcing d(RG_alpha)/d(eps_j)
    f_matrix = np.zeros((N, N_modes))
    for alpha in range(N):
        E_a = E_pairs_rg[alpha]
        for j in range(N_modes):
            f_matrix[alpha, j] = -2.0 / (2.0 * eps_bare[j] - E_a)**2

    # Solve J * dE/deps = -f
    try:
        J_inv = np.linalg.inv(J)
        # dE_beta/d(eps_j) = -sum_alpha J^{-1}_{beta,alpha} * f_{alpha,j}
        dE_deps = -J_inv @ f_matrix  # shape (N, N_modes)
        # n_j = -sum_beta dE_beta/d(eps_j) = sum_{beta,alpha} J^{-1} * f
        n_rg = -np.sum(dE_deps, axis=0)  # sum over pair index beta

        print(f"    RG occupations (from implicit diff):")
        print(f"      n_RG = {n_rg}")
        print(f"      sum(n_RG) = {np.sum(n_rg):.6f} (should be {N})")

        # Cross-check against ED (using separable H for RG comparison)
        # Note: ED uses full V, RG uses separable. For fair comparison,
        # build separable Hamiltonian and diagonalize.
        from itertools import combinations as combs
        states = list(combs(range(N_modes), N))

        def build_H_sep(eps, g, states):
            """Build separable pairing Hamiltonian."""
            dim = len(states)
            H = np.zeros((dim, dim))
            for i, si in enumerate(states):
                H[i, i] = 2.0 * sum(eps[k] for k in si)
                H[i, i] -= g * len(si)
                for j_idx in range(i + 1, dim):
                    sj = states[j_idx]
                    si_set = set(si)
                    sj_set = set(sj)
                    diff_i = si_set - sj_set
                    diff_j = sj_set - si_set
                    if len(diff_i) == 1 and len(diff_j) == 1:
                        H[i, j_idx] = -g
                        H[j_idx, i] = -g
            return H

        H_sep = build_H_sep(eps_bare, g, states)
        evals_sep, evecs_sep = eigh(H_sep)

        # Ground state occupations from ED of separable H
        gs_vec = evecs_sep[:, 0]
        n_sep_ed = np.zeros(N_modes)
        for i_state, state in enumerate(states):
            prob = gs_vec[i_state]**2
            for k in state:
                n_sep_ed[k] += prob

        print(f"    Separable-ED occupations:")
        print(f"      n_sep_ED = {n_sep_ed}")
        print(f"      sum(n_sep_ED) = {np.sum(n_sep_ed):.6f}")

        # Compare RG vs separable-ED
        max_dev_rg_ed = np.max(np.abs(n_rg - n_sep_ed))
        print(f"    max|n_RG - n_sep_ED| = {max_dev_rg_ed:.6e}")

        # Store RG results
        rg_results[N] = {
            'E_pairs': np.sort(E_pairs_rg),
            'E_total': E_total_rg,
            'n_rg': n_rg,
            'n_sep_ed': n_sep_ed,
            'converged': converged,
            'residual': residual,
            'rg_vs_ed_maxdev': max_dev_rg_ed,
        }

    except np.linalg.LinAlgError:
        print(f"    WARNING: Jacobian singular, RG occupation extraction failed.")
        rg_results[N] = {
            'E_pairs': np.sort(E_pairs_rg),
            'E_total': E_total_rg,
            'n_rg': None,
            'converged': converged,
            'residual': residual,
        }

    print()

# =============================================================================
# STEP 9: COMPUTE ED-PROJECTED SPECTRAL MOMENTS WITH FULL V OCCUPATIONS
# =============================================================================
print("=" * 78)
print("STEP 9: ED-Projected Spectral Moments (Full V, from S52)")
print("=" * 78)
print()
print("  Using the ED occupations from the FULL pairing Hamiltonian (S52),")
print("  not just the separable component. These are the exact many-body")
print("  occupations for the physical system.")
print()

# The key comparison: the spectral moments computed with ED-exact occupations
# versus BCS mean-field. The decisive ratio is delta_a2 / a2 at N_pair = 4.

print(f"  {'N_pair':>6s}  {'|da2/a2|':>10s}  {'|da4/a4|':>10s}  "
      f"{'|dS/S|':>10s}  {'Verdict':>8s}")
print(f"  {'------':>6s}  {'--------':>10s}  {'--------':>10s}  "
      f"{'------':>10s}  {'-------':>8s}")

for N in [1, 2, 3, 4]:
    r = results[N]
    abs_da2 = abs(r['delta_a2'])
    abs_da4 = abs(r['delta_a4'])
    abs_dS = abs(r['delta_S'])

    if abs_da2 < 0.10:
        verdict = 'PASS'
    elif abs_da2 > 0.20:
        verdict = 'FAIL'
    else:
        verdict = 'INFO'

    print(f"  {N:>6d}  {abs_da2:>10.6f}  {abs_da4:>10.6f}  "
          f"{abs_dS:>10.6f}  {verdict:>8s}")

print()

# =============================================================================
# STEP 10: DIAGNOSTIC -- FRACTION OF a2 FROM PAIRING-AFFECTED MODES
# =============================================================================
print("=" * 78)
print("STEP 10: Fraction of a2 from Pairing-Affected Modes")
print("=" * 78)

# Compute the contribution to a2 from each sector group
a2_by_group = {'B1': 0.0, 'B2': 0.0, 'B3': 0.0}
a2_total = 0.0
for si in sector_info:
    omega = si['evals']
    group = si.get('mode_group', 'HIGHER')
    contrib = np.sum(1.0 / omega**2)
    if group in a2_by_group:
        a2_by_group[group] += contrib
    a2_total += contrib

print(f"\n  Bare a2 contributions by sector group:")
for gn in ['B1', 'B2', 'B3']:
    frac = a2_by_group[gn] / a2_total
    print(f"    {gn}: a2_frac = {frac:.6f} ({frac*100:.2f}%)")
not_bcs = 1.0 - sum(a2_by_group[g] / a2_total for g in ['B1', 'B2', 'B3'])
print(f"    Non-BCS sectors: {not_bcs:.6f} ({not_bcs*100:.2f}%)")
print()
print("  NOTE: The D_K sectors are assigned to B1/B2/B3 by matching their")
print("  minimum eigenvalue to the 8-mode energies. Higher-lying eigenvalues")
print("  within each sector are also affected by pairing, but with")
print("  decreasing sensitivity (Delta^2/omega^2 correction).")

# =============================================================================
# STEP 11: STRUCTURAL ANALYSIS AND GATE VERDICT
# =============================================================================
print("\n" + "=" * 78)
print("STEP 11: Gate Verdict -- PROJECTED-MOMENTS-67")
print("=" * 78)

# The decisive number: |delta_a2 / a2| at N_pair = 4 (half-filling)
decisive_ratio = abs(results[4]['delta_a2'])
print(f"\n  Decisive quantity: |delta_a2 / a2| at N_pair = 4")
print(f"  Value: {decisive_ratio:.6f} ({decisive_ratio*100:.4f}%)")
print()

if decisive_ratio < 0.10:
    gate_verdict = "PASS"
    gate_detail = (f"|delta_a2/a2| = {decisive_ratio:.6f} < 0.10 (10%). "
                   f"The mean-field BCS spectral action is reliable within the "
                   f"pre-registered threshold. RG/ED corrections to spectral "
                   f"moments are perturbative.")
elif decisive_ratio > 0.20:
    gate_verdict = "FAIL"
    gate_detail = (f"|delta_a2/a2| = {decisive_ratio:.6f} > 0.20 (20%). "
                   f"The mean-field BCS spectral action requires significant "
                   f"correction from exact many-body occupations.")
else:
    gate_verdict = "INFO"
    gate_detail = (f"|delta_a2/a2| = {decisive_ratio:.6f} in [0.10, 0.20]. "
                   f"Intermediate regime. Mean-field BCS is qualitatively OK "
                   f"but quantitative corrections are non-negligible.")

print(f"  Gate: PROJECTED-MOMENTS-67")
print(f"  Verdict: {gate_verdict}")
print(f"  Detail: {gate_detail}")
print()

# Additional structural analysis
print("  Structural analysis:")
print(f"    1. The BCS mean-field Delta = {Delta_0:.4f} M_KK is uniform across all modes.")
print(f"    2. The ED exact occupations give mode-dependent effective gaps.")
print(f"    3. The spectral moment change comes from the mismatch between")
print(f"       the uniform BCS gap and the mode-resolved ED gaps.")
print()

# Print comprehensive results table
print("  Comprehensive results:")
print(f"  {'N_pair':>6s}  {'Delta_B1_eff':>12s}  {'Delta_B2_eff':>12s}  "
      f"{'Delta_B3_eff':>12s}  {'|da2/a2|':>10s}  {'|da4/a4|':>10s}")
print(f"  {'------':>6s}  {'----------':>12s}  {'----------':>12s}  "
      f"{'----------':>12s}  {'--------':>10s}  {'--------':>10s}")
for N in [1, 2, 3, 4]:
    r = results[N]
    print(f"  {N:>6d}  {r['Delta_B1_eff']:>12.6f}  {r['Delta_B2_eff']:>12.6f}  "
          f"{r['Delta_B3_eff']:>12.6f}  {abs(r['delta_a2']):>10.6f}  "
          f"{abs(r['delta_a4']):>10.6f}")

print()

# Nuclear physics interpretation
print("  Nuclear physics interpretation (Papers 15, 17):")
print(f"    The d/Delta ratio: d = (eps_B3 - eps_B1) / N_modes = "
      f"{(eps_bare[5] - eps_bare[4]) / N_modes:.6f}")
d_over_Delta = (eps_bare[5] - eps_bare[4]) / N_modes / Delta_0
print(f"    d/Delta = {d_over_Delta:.4f}")
if d_over_Delta < 1:
    print(f"    d/Delta < 1: deep BCS regime (Paper 17). Mean-field reliable.")
elif d_over_Delta > 10:
    print(f"    d/Delta > 10: fluctuation-dominated regime. Mean-field breaks down.")
else:
    print(f"    d/Delta ~ O(1): crossover regime. Corrections are moderate.")

# The occupation number deviation
for N in [1, 2, 3, 4]:
    n_ed = ed_data[N]['n_k']
    n_bcs = bcs_data[N]['v2']
    max_dev = np.max(np.abs(n_ed - n_bcs))
    rms_dev = np.sqrt(np.mean((n_ed - n_bcs)**2))
    print(f"    N={N}: max|n_ED - n_BCS| = {max_dev:.4f}, "
          f"rms = {rms_dev:.4f}")

print()

# =============================================================================
# STEP 12: SAVE RESULTS
# =============================================================================
print("=" * 78)
print("STEP 12: Saving Results")
print("=" * 78)

save_dict = {
    'gate_name': 'PROJECTED-MOMENTS-67',
    'gate_verdict': gate_verdict,
    'gate_detail': gate_detail,
    'gate_decisive_ratio': decisive_ratio,
    'Delta_0': Delta_0,
    'tau_fold': tau_fold,
    'eps_bare': eps_bare,
    'labels': np.array(labels),
    'a2_bare': a2_bare,
    'a4_bare': a4_bare,
    'a2_bcs': a2_bcs,
    'a4_bcs': a4_bcs,
    'r2_bcs_over_bare': a2_bcs / a2_bare,
}

for N in [1, 2, 3, 4]:
    r = results[N]
    save_dict[f'N{N}_n_k_ed'] = ed_data[N]['n_k']
    save_dict[f'N{N}_n_k_bcs'] = bcs_data[N]['v2']
    save_dict[f'N{N}_Delta_B1_eff'] = r['Delta_B1_eff']
    save_dict[f'N{N}_Delta_B2_eff'] = r['Delta_B2_eff']
    save_dict[f'N{N}_Delta_B3_eff'] = r['Delta_B3_eff']
    save_dict[f'N{N}_a2_ed'] = r['a2_ed']
    save_dict[f'N{N}_a4_ed'] = r['a4_ed']
    save_dict[f'N{N}_delta_a2'] = r['delta_a2']
    save_dict[f'N{N}_delta_a4'] = r['delta_a4']
    save_dict[f'N{N}_delta_S'] = r['delta_S']

    if N in rg_results and rg_results[N].get('n_rg') is not None:
        save_dict[f'N{N}_E_pairs_rg'] = rg_results[N]['E_pairs']
        save_dict[f'N{N}_n_rg'] = rg_results[N]['n_rg']
        save_dict[f'N{N}_rg_residual'] = rg_results[N]['residual']

np.savez(os.path.join(SCRIPT_DIR, 's67_projected_moments.npz'), **save_dict)
print("  Saved to s67_projected_moments.npz")
print()

# =============================================================================
# STEP 13: PLOT
# =============================================================================
print("=" * 78)
print("STEP 13: Generating Plots")
print("=" * 78)

fig, axes = plt.subplots(2, 2, figsize=(14, 10))

# Plot 1: Occupation number comparison (N_pair = 4)
ax1 = axes[0, 0]
x = np.arange(N_modes)
width = 0.35  # (local)
n_ed_4 = ed_data[4]['n_k']
n_bcs_4 = bcs_data[4]['v2']
ax1.bar(x - width/2, n_ed_4, width, label='ED (exact)', color='steelblue', alpha=0.8)
ax1.bar(x + width/2, n_bcs_4, width, label='BCS (mean-field)', color='coral', alpha=0.8)
ax1.set_xticks(x)
ax1.set_xticklabels(labels, rotation=45, ha='right')
ax1.set_ylabel(r'$n_k = \langle \hat{n}_k \rangle$')
ax1.set_title(f'Occupation Numbers at N_pair = 4 (half-filling)')
ax1.legend()

# Plot 2: delta_a2/a2 vs N_pair
ax2 = axes[0, 1]
Ns = [1, 2, 3, 4]
da2_vals = [abs(results[N]['delta_a2']) * 100 for N in Ns]
da4_vals = [abs(results[N]['delta_a4']) * 100 for N in Ns]
ax2.plot(Ns, da2_vals, 'o-', color='steelblue', label=r'$|\delta a_2 / a_2|$', lw=2)
ax2.plot(Ns, da4_vals, 's--', color='coral', label=r'$|\delta a_4 / a_4|$', lw=2)
ax2.axhline(y=10, color='green', ls=':', label='PASS threshold (10%)')
ax2.axhline(y=20, color='red', ls=':', label='FAIL threshold (20%)')
ax2.set_xlabel(r'$N_{\rm pair}$')
ax2.set_ylabel(r'$|\delta a_n / a_n|$ (%)')
ax2.set_title('Spectral Moment Deviation: ED vs BCS')
ax2.legend()
ax2.set_xticks(Ns)

# Plot 3: Effective gaps vs N_pair
ax3 = axes[1, 0]
D_B1 = [results[N]['Delta_B1_eff'] for N in Ns]
D_B2 = [results[N]['Delta_B2_eff'] for N in Ns]
D_B3 = [results[N]['Delta_B3_eff'] for N in Ns]
ax3.plot(Ns, D_B1, 'o-', color='green', label=r'$\Delta_{\rm B1}^{\rm eff}$', lw=2)
ax3.plot(Ns, D_B2, 's-', color='steelblue', label=r'$\Delta_{\rm B2}^{\rm eff}$', lw=2)
ax3.plot(Ns, D_B3, '^-', color='coral', label=r'$\Delta_{\rm B3}^{\rm eff}$', lw=2)
ax3.axhline(y=Delta_0, color='black', ls='--', label=r'$\Delta_0^{\rm BCS}$')
ax3.set_xlabel(r'$N_{\rm pair}$')
ax3.set_ylabel(r'$\Delta_k^{\rm eff}$ ($M_{\rm KK}$)')
ax3.set_title('Effective Mode-Dependent Gaps from ED')
ax3.legend()
ax3.set_xticks(Ns)

# Plot 4: Occupation difference (n_ED - n_BCS) for all N_pair
ax4 = axes[1, 1]
for N in Ns:
    diff = ed_data[N]['n_k'] - bcs_data[N]['v2']
    ax4.plot(x, diff, 'o-', label=f'N={N}', lw=1.5)
ax4.axhline(y=0, color='black', ls='-', lw=0.5)
ax4.set_xticks(x)
ax4.set_xticklabels(labels, rotation=45, ha='right')
ax4.set_ylabel(r'$n_k^{\rm ED} - v_k^{2,\rm BCS}$')
ax4.set_title('Occupation Number Deviation: ED - BCS')
ax4.legend()

plt.tight_layout()
plt.savefig(os.path.join(SCRIPT_DIR, 's67_projected_moments.png'), dpi=150)
print("  Saved plot to s67_projected_moments.png")

print("\n" + "=" * 78)
print(f"PROJECTED-MOMENTS-67: COMPLETE")
print(f"  Gate verdict: {gate_verdict}")
print(f"  |delta_a2/a2| at N_pair=4 = {decisive_ratio:.6f} ({decisive_ratio*100:.4f}%)")
print("=" * 78)
